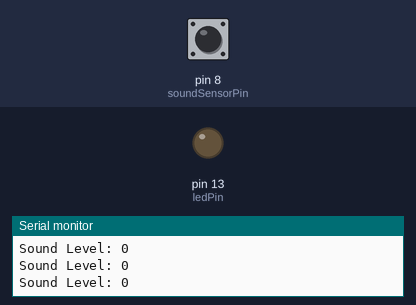
Bench run of a sketch on a simulated Arduino Uno, built with avr-gcc and run on an emulated ATmega328P. Parts: output pins drawn as LEDs (lit = HIGH), the last lines printed to the serial monitor. Dashed ring = blinking. The inputs (shaded band) are chosen by the test bench; at power-on: pin 8 (soundSensorPin) LOW.

Above: at 1.2 s.
1.3 s: pin 8 (soundSensorPin) driven HIGH
At 2.4 s:
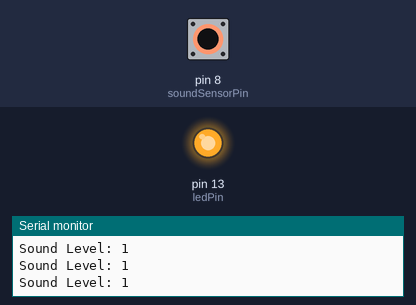
2.8 s: pin 8 (soundSensorPin) driven LOW
At 3.3 s:
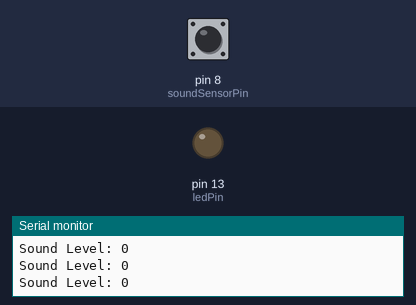
5.8 s: pin 8 (soundSensorPin) pulsed HIGH 5 times (0.12 s each, 0.3 s apart)
At 6.18 s:
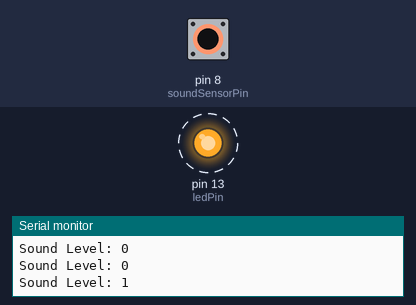
10.3 s: pin 8 (soundSensorPin) pulsed HIGH 2 times (0.12 s each, 0.3 s apart)
At 11.7 s:
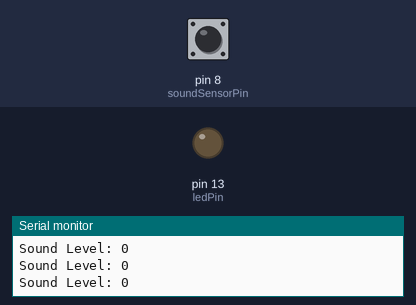
Timing chart, 0 to 13.3 s (numbered marks = the images above; inputs shaded):
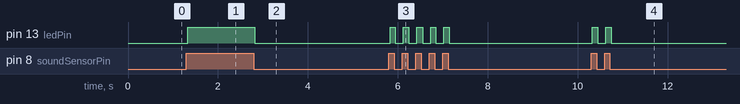

The sketch:

snapsound0_Callibrate.ino
```cpp
const int soundSensorPin = 8;  // Digital pin for sound sensor
const int ledPin = 13;         // Digital pin for the LED
bool ledState = false;         // To track the LED state

void setup() {
  pinMode(ledPin, OUTPUT);
  pinMode(soundSensorPin, INPUT);  // Set the sound sensor pin as an input
  Serial.begin(9600);
}

void loop() {
  int soundLevel = digitalRead(soundSensorPin); // Read the sound sensor value

  Serial.print("Sound Level: ");
  Serial.println(soundLevel);

  if (soundLevel) {
    if (!ledState) {
      digitalWrite(ledPin, HIGH);  // Turn on the LED
      ledState = true;
      Serial.println("Sound detected! LED on.");
    }
  } else {
    if (ledState) {
      digitalWrite(ledPin, LOW);  // Turn off the LED
      ledState = false;
      Serial.println("No sound detected. LED off.");
    }
  }
}
```

Measured:
- after the input at 1.3 s, pin 13 (ledPin): LOW → HIGH at once
- after the input at 2.8 s, pin 13 (ledPin): HIGH → LOW at once
- after the input at 5.8 s, pin 13 (ledPin): alternates HIGH for 0.13 s and LOW for 0.18 s, 10 changes in all, then stays LOW, starting at once
- after the input at 10.3 s, pin 13 (ledPin): alternates HIGH for 0.13 s and LOW for 0.18 s, 4 changes in all, then stays LOW, starting at once
